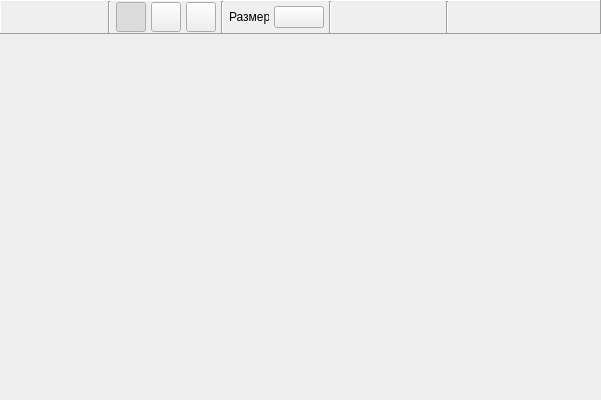
<?xml version="1.0" encoding="UTF-8"?>
<ui version="4.0">
 <class>GraphWindow</class>
 <widget class="QWidget" name="GraphWindow">
  <property name="windowModality">
   <enum>Qt::ApplicationModal</enum>
  </property>
  <property name="geometry">
   <rect>
    <x>0</x>
    <y>0</y>
    <width>601</width>
    <height>400</height>
   </rect>
  </property>
  <property name="sizePolicy">
   <sizepolicy hsizetype="Preferred" vsizetype="Preferred">
    <horstretch>0</horstretch>
    <verstretch>0</verstretch>
   </sizepolicy>
  </property>
  <property name="minimumSize">
   <size>
    <width>600</width>
    <height>400</height>
   </size>
  </property>
  <property name="windowTitle">
   <string>Form</string>
  </property>
  <layout class="QGridLayout" name="gridLayout">
   <property name="leftMargin">
    <number>0</number>
   </property>
   <property name="topMargin">
    <number>0</number>
   </property>
   <property name="rightMargin">
    <number>0</number>
   </property>
   <property name="bottomMargin">
    <number>0</number>
   </property>
   <property name="spacing">
    <number>0</number>
   </property>
   <item row="1" column="0">
    <widget class="MGraphView" name="main_graph" native="true">
     <property name="sizePolicy">
      <sizepolicy hsizetype="Preferred" vsizetype="Preferred">
       <horstretch>0</horstretch>
       <verstretch>0</verstretch>
      </sizepolicy>
     </property>
    </widget>
   </item>
   <item row="0" column="0">
    <widget class="QFrame" name="horizontalFrame">
     <property name="minimumSize">
      <size>
       <width>0</width>
       <height>34</height>
      </size>
     </property>
     <property name="maximumSize">
      <size>
       <width>16777215</width>
       <height>34</height>
      </size>
     </property>
     <property name="sizeIncrement">
      <size>
       <width>0</width>
       <height>34</height>
      </size>
     </property>
     <property name="frameShape">
      <enum>QFrame::Panel</enum>
     </property>
     <property name="frameShadow">
      <enum>QFrame::Raised</enum>
     </property>
     <layout class="QHBoxLayout" name="horizontalLayout_2">
      <property name="spacing">
       <number>5</number>
      </property>
      <property name="leftMargin">
       <number>0</number>
      </property>
      <property name="topMargin">
       <number>0</number>
      </property>
      <property name="rightMargin">
       <number>0</number>
      </property>
      <property name="bottomMargin">
       <number>0</number>
      </property>
      <item>
       <widget class="QPushButton" name="save_as_grph">
        <property name="minimumSize">
         <size>
          <width>32</width>
          <height>30</height>
         </size>
        </property>
        <property name="maximumSize">
         <size>
          <width>30</width>
          <height>30</height>
         </size>
        </property>
        <property name="toolTip">
         <string>Сохранить граф с форматированием</string>
        </property>
        <property name="autoFillBackground">
         <bool>false</bool>
        </property>
        <property name="text">
         <string/>
        </property>
        <property name="icon">
         <iconset resource="icons.qrc">
          <normaloff>:/toolIcons/grph.png</normaloff>:/toolIcons/grph.png</iconset>
        </property>
        <property name="iconSize">
         <size>
          <width>30</width>
          <height>30</height>
         </size>
        </property>
        <property name="flat">
         <bool>true</bool>
        </property>
       </widget>
      </item>
      <item>
       <widget class="QPushButton" name="save_as_txt">
        <property name="minimumSize">
         <size>
          <width>30</width>
          <height>30</height>
         </size>
        </property>
        <property name="maximumSize">
         <size>
          <width>30</width>
          <height>30</height>
         </size>
        </property>
        <property name="toolTip">
         <string>Сохранить как граф без форматирования</string>
        </property>
        <property name="text">
         <string/>
        </property>
        <property name="icon">
         <iconset resource="icons.qrc">
          <normaloff>:/toolIcons/txt.png</normaloff>:/toolIcons/txt.png</iconset>
        </property>
        <property name="iconSize">
         <size>
          <width>30</width>
          <height>30</height>
         </size>
        </property>
        <property name="flat">
         <bool>true</bool>
        </property>
       </widget>
      </item>
      <item>
       <widget class="QPushButton" name="save_as_png">
        <property name="minimumSize">
         <size>
          <width>30</width>
          <height>30</height>
         </size>
        </property>
        <property name="maximumSize">
         <size>
          <width>30</width>
          <height>30</height>
         </size>
        </property>
        <property name="toolTip">
         <string>Сохранить граф как изображение</string>
        </property>
        <property name="text">
         <string/>
        </property>
        <property name="icon">
         <iconset resource="icons.qrc">
          <normaloff>:/toolIcons/png.png</normaloff>:/toolIcons/png.png</iconset>
        </property>
        <property name="iconSize">
         <size>
          <width>30</width>
          <height>30</height>
         </size>
        </property>
        <property name="flat">
         <bool>true</bool>
        </property>
       </widget>
      </item>
      <item>
       <widget class="Line" name="line">
        <property name="orientation">
         <enum>Qt::Vertical</enum>
        </property>
       </widget>
      </item>
      <item>
       <widget class="QToolButton" name="circle">
        <property name="minimumSize">
         <size>
          <width>30</width>
          <height>30</height>
         </size>
        </property>
        <property name="maximumSize">
         <size>
          <width>30</width>
          <height>30</height>
         </size>
        </property>
        <property name="text">
         <string/>
        </property>
        <property name="icon">
         <iconset resource="icons.qrc">
          <normaloff>:/toolIcons/circle.png</normaloff>:/toolIcons/circle.png</iconset>
        </property>
        <property name="iconSize">
         <size>
          <width>30</width>
          <height>30</height>
         </size>
        </property>
        <property name="checkable">
         <bool>true</bool>
        </property>
        <property name="checked">
         <bool>true</bool>
        </property>
        <property name="autoExclusive">
         <bool>true</bool>
        </property>
        <property name="popupMode">
         <enum>QToolButton::DelayedPopup</enum>
        </property>
        <property name="toolButtonStyle">
         <enum>Qt::ToolButtonIconOnly</enum>
        </property>
       </widget>
      </item>
      <item>
       <widget class="QToolButton" name="rect">
        <property name="minimumSize">
         <size>
          <width>30</width>
          <height>30</height>
         </size>
        </property>
        <property name="maximumSize">
         <size>
          <width>30</width>
          <height>30</height>
         </size>
        </property>
        <property name="text">
         <string/>
        </property>
        <property name="icon">
         <iconset resource="icons.qrc">
          <normaloff>:/toolIcons/rect.png</normaloff>:/toolIcons/rect.png</iconset>
        </property>
        <property name="iconSize">
         <size>
          <width>30</width>
          <height>30</height>
         </size>
        </property>
        <property name="checkable">
         <bool>true</bool>
        </property>
        <property name="autoExclusive">
         <bool>true</bool>
        </property>
       </widget>
      </item>
      <item>
       <widget class="QToolButton" name="rhomb">
        <property name="minimumSize">
         <size>
          <width>30</width>
          <height>30</height>
         </size>
        </property>
        <property name="maximumSize">
         <size>
          <width>30</width>
          <height>30</height>
         </size>
        </property>
        <property name="sizeIncrement">
         <size>
          <width>0</width>
          <height>0</height>
         </size>
        </property>
        <property name="text">
         <string/>
        </property>
        <property name="icon">
         <iconset resource="icons.qrc">
          <normaloff>:/toolIcons/rhomb.png</normaloff>:/toolIcons/rhomb.png</iconset>
        </property>
        <property name="iconSize">
         <size>
          <width>30</width>
          <height>30</height>
         </size>
        </property>
        <property name="checkable">
         <bool>true</bool>
        </property>
        <property name="autoExclusive">
         <bool>true</bool>
        </property>
       </widget>
      </item>
      <item>
       <widget class="Line" name="line_3">
        <property name="orientation">
         <enum>Qt::Vertical</enum>
        </property>
       </widget>
      </item>
      <item>
       <widget class="QLabel" name="label">
        <property name="minimumSize">
         <size>
          <width>40</width>
          <height>0</height>
         </size>
        </property>
        <property name="maximumSize">
         <size>
          <width>40</width>
          <height>16777215</height>
         </size>
        </property>
        <property name="text">
         <string>Размер:</string>
        </property>
       </widget>
      </item>
      <item>
       <widget class="QToolButton" name="toolButton">
        <property name="minimumSize">
         <size>
          <width>50</width>
          <height>22</height>
         </size>
        </property>
        <property name="maximumSize">
         <size>
          <width>50</width>
          <height>22</height>
         </size>
        </property>
        <property name="text">
         <string/>
        </property>
        <property name="popupMode">
         <enum>QToolButton::InstantPopup</enum>
        </property>
        <property name="autoRaise">
         <bool>false</bool>
        </property>
        <property name="arrowType">
         <enum>Qt::NoArrow</enum>
        </property>
       </widget>
      </item>
      <item>
       <widget class="Line" name="line_2">
        <property name="orientation">
         <enum>Qt::Vertical</enum>
        </property>
       </widget>
      </item>
      <item>
       <widget class="QPushButton" name="set_tool">
        <property name="minimumSize">
         <size>
          <width>30</width>
          <height>30</height>
         </size>
        </property>
        <property name="maximumSize">
         <size>
          <width>30</width>
          <height>30</height>
         </size>
        </property>
        <property name="toolTip">
         <string>Настройки</string>
        </property>
        <property name="text">
         <string/>
        </property>
        <property name="icon">
         <iconset resource="icons.qrc">
          <normaloff>:/toolIcons/setting.png</normaloff>:/toolIcons/setting.png</iconset>
        </property>
        <property name="iconSize">
         <size>
          <width>30</width>
          <height>30</height>
         </size>
        </property>
        <property name="flat">
         <bool>true</bool>
        </property>
       </widget>
      </item>
      <item>
       <widget class="QPushButton" name="show_val">
        <property name="minimumSize">
         <size>
          <width>34</width>
          <height>34</height>
         </size>
        </property>
        <property name="maximumSize">
         <size>
          <width>34</width>
          <height>34</height>
         </size>
        </property>
        <property name="toolTip">
         <string>Показывать веса</string>
        </property>
        <property name="text">
         <string/>
        </property>
        <property name="icon">
         <iconset resource="icons.qrc">
          <normaloff>:/toolIcons/values.png</normaloff>:/toolIcons/values.png</iconset>
        </property>
        <property name="iconSize">
         <size>
          <width>30</width>
          <height>30</height>
         </size>
        </property>
        <property name="checkable">
         <bool>true</bool>
        </property>
        <property name="flat">
         <bool>true</bool>
        </property>
       </widget>
      </item>
      <item>
       <widget class="QPushButton" name="clear_all">
        <property name="minimumSize">
         <size>
          <width>30</width>
          <height>30</height>
         </size>
        </property>
        <property name="maximumSize">
         <size>
          <width>30</width>
          <height>30</height>
         </size>
        </property>
        <property name="toolTip">
         <string>Удалить выделенное</string>
        </property>
        <property name="text">
         <string/>
        </property>
        <property name="icon">
         <iconset resource="icons.qrc">
          <normaloff>:/toolIcons/delete.png</normaloff>:/toolIcons/delete.png</iconset>
        </property>
        <property name="iconSize">
         <size>
          <width>30</width>
          <height>30</height>
         </size>
        </property>
        <property name="flat">
         <bool>true</bool>
        </property>
       </widget>
      </item>
      <item>
       <widget class="Line" name="line_4">
        <property name="orientation">
         <enum>Qt::Vertical</enum>
        </property>
       </widget>
      </item>
      <item>
       <widget class="QPushButton" name="faq">
        <property name="minimumSize">
         <size>
          <width>30</width>
          <height>30</height>
         </size>
        </property>
        <property name="maximumSize">
         <size>
          <width>30</width>
          <height>30</height>
         </size>
        </property>
        <property name="toolTip">
         <string>Справка</string>
        </property>
        <property name="text">
         <string/>
        </property>
        <property name="icon">
         <iconset resource="icons.qrc">
          <normaloff>:/toolIcons/FAQ.png</normaloff>:/toolIcons/FAQ.png</iconset>
        </property>
        <property name="iconSize">
         <size>
          <width>30</width>
          <height>30</height>
         </size>
        </property>
        <property name="checkable">
         <bool>false</bool>
        </property>
        <property name="default">
         <bool>false</bool>
        </property>
        <property name="flat">
         <bool>true</bool>
        </property>
       </widget>
      </item>
      <item>
       <spacer name="horizontalSpacer">
        <property name="orientation">
         <enum>Qt::Horizontal</enum>
        </property>
        <property name="sizeHint" stdset="0">
         <size>
          <width>40</width>
          <height>20</height>
         </size>
        </property>
       </spacer>
      </item>
     </layout>
    </widget>
   </item>
  </layout>
 </widget>
 <customwidgets>
  <customwidget>
   <class>MGraphView</class>
   <extends>QWidget</extends>
   <header>mgraphview.h</header>
   <container>1</container>
  </customwidget>
 </customwidgets>
 <resources>
  <include location="icons.qrc"/>
 </resources>
 <connections/>
</ui>
